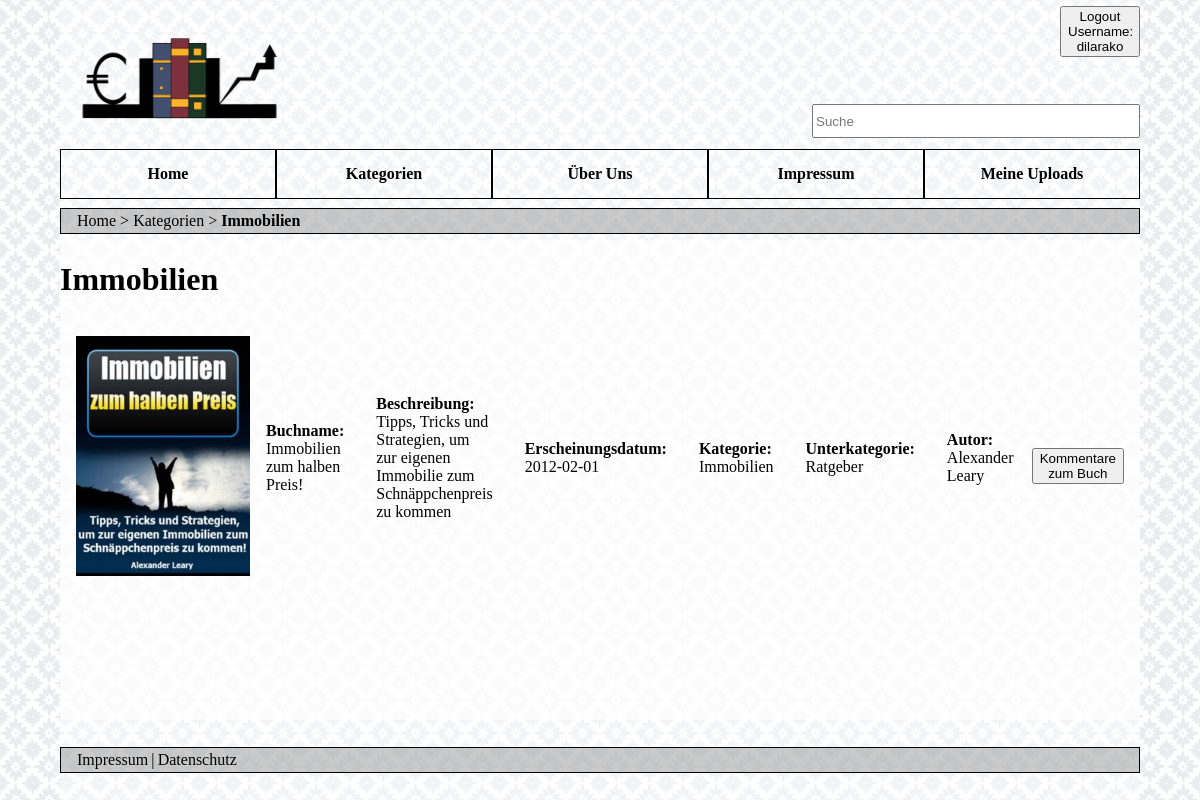
The page /src/Immobilien.php (signed in) on the database its author committed.
### tables this page shows
CREATE TABLE `buch` (
  `BUCHID` int(11) NOT NULL,
  `NUTZERID` int(11) NOT NULL,
  `KATEGORIEID` int(11) NOT NULL,
  `UNTERKATEGORIEID` int(11) DEFAULT NULL,
  `BUCHNAME` varchar(1024) DEFAULT NULL,
  `BESCHREIBUNG` varchar(1024) DEFAULT NULL,
  `ERSCHEINUNGSDATUM` date DEFAULT NULL,
  `AUTOR` varchar(1024) DEFAULT NULL,
  `BILD` varchar(1024) DEFAULT NULL,
  `BUCHINHALT` varchar(1024) DEFAULT NULL
);

CREATE TABLE `kategorie` (
  `KATEGORIEID` int(11) NOT NULL,
  `KATEGORIENAME` varchar(1024) DEFAULT NULL
);

CREATE TABLE `unterkategorie` (
  `UNTERKATEGORIEID` int(11) NOT NULL,
  `KATEGORIEID` int(11) NOT NULL,
  `UNTERKATEGORIENAME` varchar(1024) DEFAULT NULL
);

### src/controller/entity/Buch.php (the view, shortened to what this page needs)
<?php
class Buch
{
    public $buchid;
    public $kategorieid;
    public $buchname;
    public $beschreibung;
    public $erscheinungsdatum;
    public $autor;
    public $bild;
    public $buchinhalt;
    public $unterkategorieid;
    public $kategorie;
    public $unterkategorie;
    function __construct($buch)
    {
        $this->buchid = htmlspecialchars($buch["BUCHID"]);
        $this->kategorieid = htmlspecialchars($buch["KATEGORIEID"]);
        $this->unterkategorieid  = htmlspecialchars($buch["UNTERKATEGORIEID"]);
        $this->buchname = htmlspecialchars($buch["BUCHNAME"]);
        $this->beschreibung = htmlspecialchars($buch["BESCHREIBUNG"]);
        $this->erscheinungsdatum = htmlspecialchars($buch["ERSCHEINUNGSDATUM"]);
        $this->autor = htmlspecialchars($buch["AUTOR"]);
        $this->bild = $buch["BILD"];
        $this->buchinhalt = $buch["BUCHINHALT"];
        $this->getKategory();
    }
    function getKategory()
    {
        $this->_database = new MySQLi("yoda.media.h-da.de", "pwws20_04", "KeLuGuGu%83", "pwws20db04");
        if ($this->_database == null || !$this->_database->connect_errno) {
            $this->_database->set_charset("utf8");
        }
        $sqlAnfrage = "select * from kategorie where KATEGORIEID = $this->kategorieid";
        $this->_recordset = $this->_database->query($sqlAnfrage);
        while ($record = $this->_recordset->fetch_assoc()) {
            $this->kategorie = $record["KATEGORIENAME"];
        }
        $sqlAnfrage = "select * from unterkategorie where UNTERKATEGORIEID = $this->unterkategorieid ";
        $this->_recordset = $this->_database->query($sqlAnfrage);
        if ($this->_recordset) {
            while ($record = $this->_recordset->fetch_assoc()) {
                $this->unterkategorie = $record["UNTERKATEGORIENAME"];
            }
        }
    }
    function showBuch()
    {
        echo <<<EOT
        <form action="Kommentar.php" method="post">
        <section class="buch">
        <div class="buchImg">
        <a href="$this->buchinhalt">
        <img class="show_itembook" src='$this->bild'/>
        </a>
        </div>
        <p id="show_item"><b>Buchname: </b></br> $this->buchname</p>
        <p id="show_item"><b>Beschreibung: </b></br> $this->beschreibung</p>
        <p id="show_item"><b>Erscheinungsdatum: </b></br> $this->erscheinungsdatum</p>
        <p id="show_item"><b>Kategorie: </b></br> $this->kategorie</p>
        <p id="show_item"><b>Unterkategorie: </b></br> $this->unterkategorie</p>
        <p id="show_item"><b>Autor: </b></br> $this->autor</p>
        <input type="hidden" name = "buchid" value=$this->buchid>
        <button id="show_itemkommihome">Kommentare zum Buch</button>
        </form>
        </section>
EOT;
}
}

### src/Immobilien.php (shortened to what this page needs)
<?php
require_once 'Page.php';
include './controller/entity/Buch.php';
class Immobilien extends Page
{
    private $meinebücher = array();
    protected function getViewData()
    {
        $this->_recordset = $this->_database->query("select * from buch where kategorieid = 4");
        while ($Record =  $this->_recordset->fetch_assoc()) {
            $buch = new Buch($Record);
            $this->meinebücher[] = $buch;
        }
    }
    protected function generateView()
    {
        $this->getViewData();
        echo <<<EOT
        <div id="headerDir">
        <span>Home > Kategorien > <b>Immobilien</b></span>
        </div>
        </div>
        <div id="content">
        <h1> Immobilien </h1>
         <section class="buecher">
EOT;
        for ($i = 0; $i < count($this->meinebücher); $i++) {
            $this->meinebücher[$i]->showBuch();
        }
        echo <<<EOT
        </section>
        </div>
EOT;
    }
    public static function main()
    {
        try {
            $page = new Immobilien();
            $page->processReceivedData();
            $page->generateView();
        } catch (Exception $e) {
            header("Content-type: text/plain; charset=UTF-8");
            echo $e->getMessage();
        }
    }
}
Immobilien::main();

### src/stylesheet/style.css (style rules this page uses)
html,body { height: 100%; margin: 0 ; background-image: url("../img/assets/background.png"); }
#content { background-color: rgba(255, 255, 255, 0.8); width: 100%; height: 60%; }
#headerDir { height: 10%; background-color: rgba(128, 128, 128, 0.419); display: flex; flex-direction: column; justify-content: center; padding-left: 1rem; border: 1px solid black; }

### src/stylesheet/home.css (style rules this page uses)
.buch { margin: 1rem; display:flex; flex-direction: row; }

### src/stylesheet/buch.css (style rules this page uses)
.buecher { height: 90%; width: 100% !important; overflow-y: auto; clear: both; }
.buch { margin: 1rem; display:flex; flex-direction: row; align-items: center; }
#show_item { width: 20%; margin: 1rem; }
#show_itemkommihome { margin-top: 1rem; height: 30%; }
.buchImg a img { height: 15rem; }

### rows shown on the page
buch: BILD (picture), BUCHNAME "Immobilien zum halben Preis!", BESCHREIBUNG "Tipps, Tricks und Strategien, um zur eigenen Immobilie zum Schnäppchenpreis zu kommen", ERSCHEINUNGSDATUM "2012-02-01", KATEGORIEID.KATEGORIENAME "Immobilien", UNTERKATEGORIEID.UNTERKATEGORIENAME "Ratgeber", AUTOR "Alexander Leary"

### other values the page prints
$username "dilarako"
